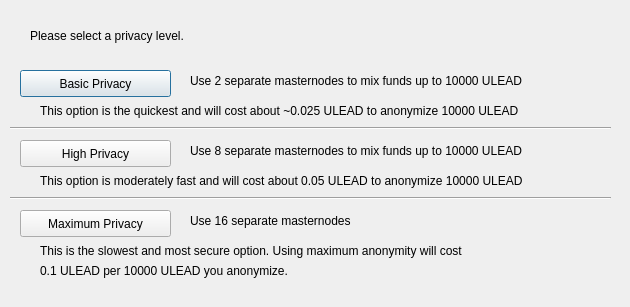
<?xml version="1.0" encoding="UTF-8"?>
<ui version="4.0">
 <class>ObfuscationConfig</class>
 <widget class="QDialog" name="ObfuscationConfig">
  <property name="geometry">
   <rect>
    <x>0</x>
    <y>0</y>
    <width>630</width>
    <height>307</height>
   </rect>
  </property>
  <property name="windowTitle">
   <string>Configure Obfuscation</string>
  </property>
  <widget class="QPushButton" name="buttonBasic">
   <property name="geometry">
    <rect>
     <x>20</x>
     <y>70</y>
     <width>151</width>
     <height>27</height>
    </rect>
   </property>
   <property name="text">
    <string>Basic Privacy</string>
   </property>
  </widget>
  <widget class="QPushButton" name="buttonHigh">
   <property name="geometry">
    <rect>
     <x>20</x>
     <y>140</y>
     <width>151</width>
     <height>27</height>
    </rect>
   </property>
   <property name="text">
    <string>High Privacy</string>
   </property>
  </widget>
  <widget class="QPushButton" name="buttonMax">
   <property name="geometry">
    <rect>
     <x>20</x>
     <y>210</y>
     <width>151</width>
     <height>27</height>
    </rect>
   </property>
   <property name="text">
    <string>Maximum Privacy</string>
   </property>
  </widget>
  <widget class="QLabel" name="label">
   <property name="geometry">
    <rect>
     <x>30</x>
     <y>20</y>
     <width>571</width>
     <height>31</height>
    </rect>
   </property>
   <property name="text">
    <string>Please select a privacy level.</string>
   </property>
  </widget>
  <widget class="QLabel" name="label_2">
   <property name="geometry">
    <rect>
     <x>190</x>
     <y>70</y>
     <width>421</width>
     <height>21</height>
    </rect>
   </property>
   <property name="text">
    <string>Use 2 separate masternodes to mix funds up to 10000 ULEAD</string>
   </property>
  </widget>
  <widget class="QLabel" name="label_3">
   <property name="geometry">
    <rect>
     <x>190</x>
     <y>140</y>
     <width>411</width>
     <height>21</height>
    </rect>
   </property>
   <property name="text">
    <string>Use 8 separate masternodes to mix funds up to 10000 ULEAD</string>
   </property>
  </widget>
  <widget class="QLabel" name="label_4">
   <property name="geometry">
    <rect>
     <x>190</x>
     <y>210</y>
     <width>421</width>
     <height>21</height>
    </rect>
   </property>
   <property name="text">
    <string>Use 16 separate masternodes</string>
   </property>
  </widget>
  <widget class="QLabel" name="label_6">
   <property name="geometry">
    <rect>
     <x>40</x>
     <y>100</y>
     <width>561</width>
     <height>21</height>
    </rect>
   </property>
   <property name="text">
    <string>This option is the quickest and will cost about ~0.025 ULEAD to anonymize 10000 ULEAD</string>
   </property>
  </widget>
  <widget class="QLabel" name="label_7">
   <property name="geometry">
    <rect>
     <x>40</x>
     <y>170</y>
     <width>561</width>
     <height>21</height>
    </rect>
   </property>
   <property name="text">
    <string>This option is moderately fast and will cost about 0.05 ULEAD to anonymize 10000 ULEAD</string>
   </property>
  </widget>
  <widget class="QLabel" name="label_8">
   <property name="geometry">
    <rect>
     <x>40</x>
     <y>240</y>
     <width>561</width>
     <height>21</height>
    </rect>
   </property>
   <property name="text">
    <string>This is the slowest and most secure option. Using maximum anonymity will cost</string>
   </property>
  </widget>
  <widget class="QLabel" name="label_9">
   <property name="geometry">
    <rect>
     <x>40</x>
     <y>260</y>
     <width>561</width>
     <height>21</height>
    </rect>
   </property>
   <property name="text">
    <string>0.1 ULEAD per 10000 ULEAD you anonymize.</string>
   </property>
  </widget>
  <widget class="Line" name="line">
   <property name="geometry">
    <rect>
     <x>10</x>
     <y>120</y>
     <width>601</width>
     <height>16</height>
    </rect>
   </property>
   <property name="orientation">
    <enum>Qt::Horizontal</enum>
   </property>
  </widget>
  <widget class="Line" name="line_2">
   <property name="geometry">
    <rect>
     <x>10</x>
     <y>190</y>
     <width>601</width>
     <height>16</height>
    </rect>
   </property>
   <property name="orientation">
    <enum>Qt::Horizontal</enum>
   </property>
  </widget>
 </widget>
 <resources/>
 <connections/>
</ui>
